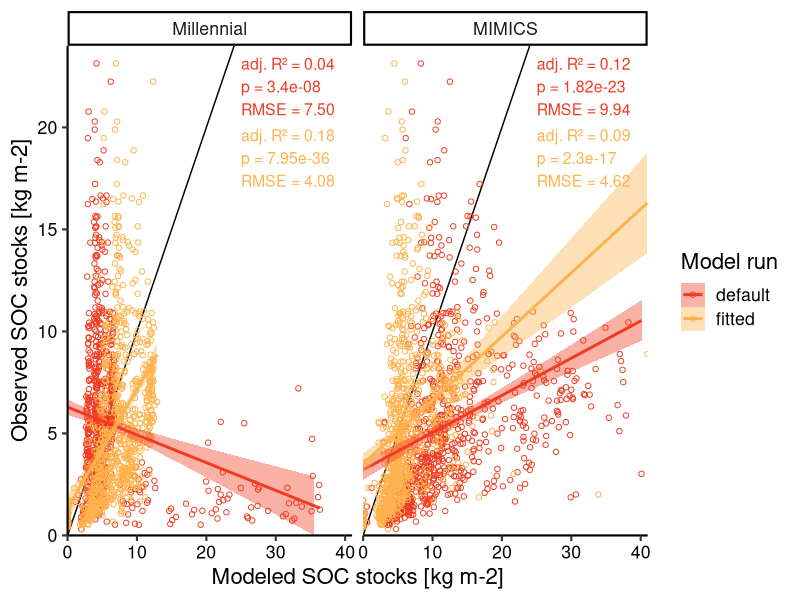
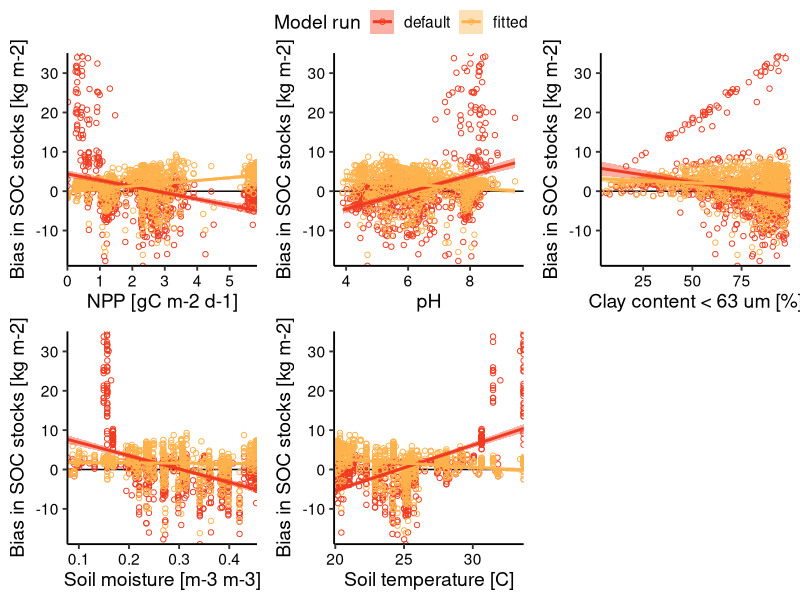
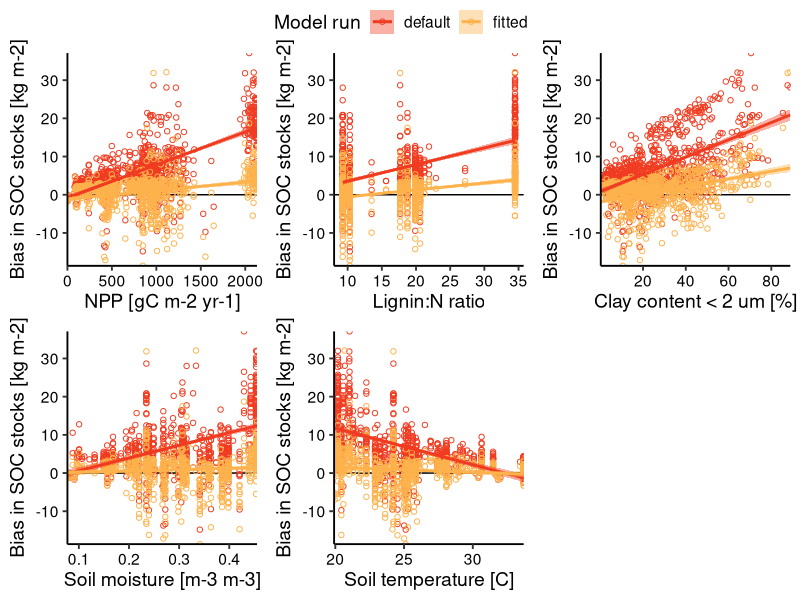
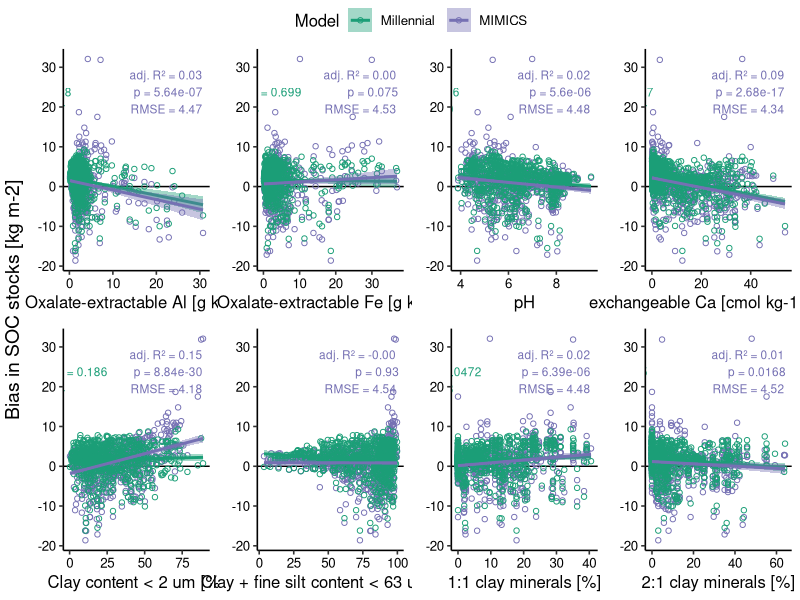
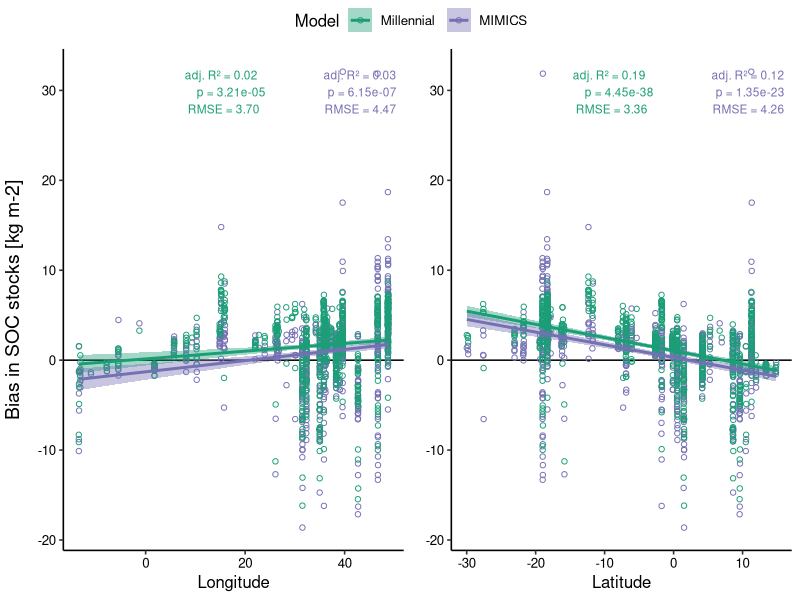
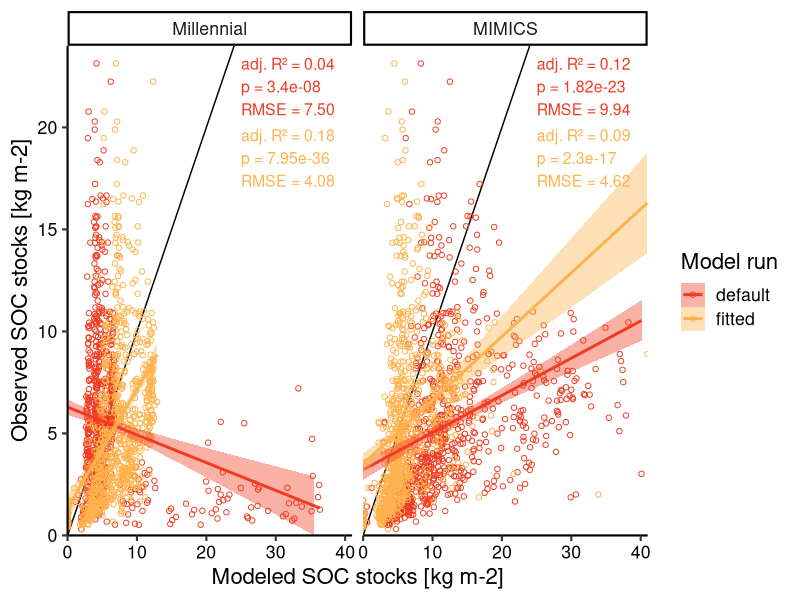
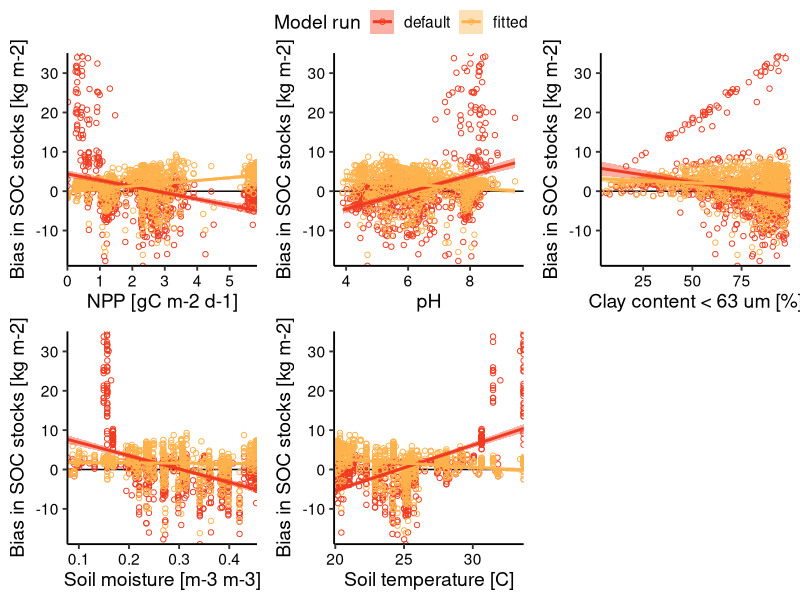
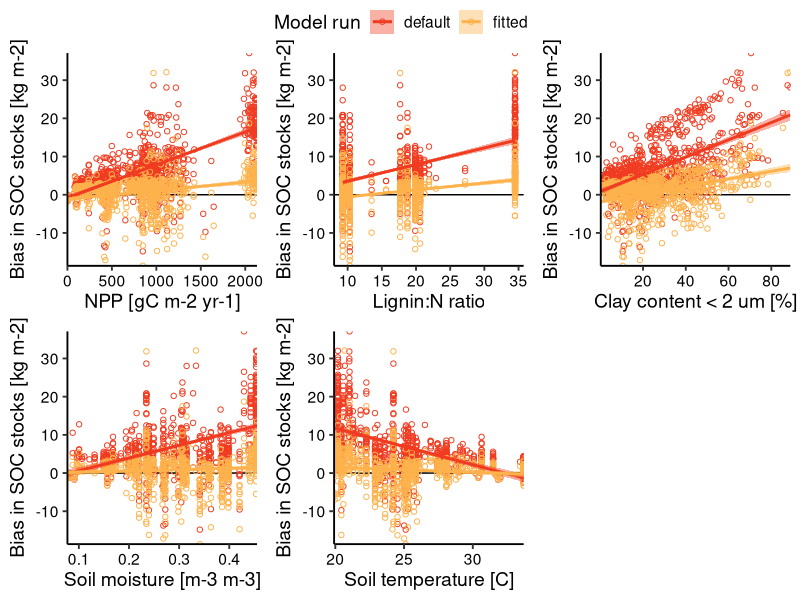

Here is the R script that generated these plots, in order:
## AfSIS process-based model analysis ##
## Sophie von Fromm ##
## 2025-10-08 ##

library(tidyverse)
library(ggpubr)

## Load default and fitted model runs
default_run <- read.csv("model_output/both_model_results_default_run_2025-10-10.csv") %>% 
  mutate(ModelRun = "default") 
fitted_run <- read.csv("model_output/both_model_results_fitted_run_2025-10-10.csv") %>% 
  mutate(ModelRun = "fitted")

## Load AfSIS data
afsis_data <- read.csv("forcing_data/afsis_ref_updated8.csv", as.is = T) %>% 
  filter(Depth == "Topsoil")

## merge both model datasets
both_runs <- default_run %>% 
  full_join(fitted_run)

both_runs_obs <-  both_runs %>% 
  filter(Type %in% c("MIMICS", "Millennial")) %>%
  rename(Soil_Organic_Carbon_kg_m2_mod = Soil_Organic_Carbon_kg_m2) %>%
  left_join(
    both_runs %>% 
      filter(Type == "Observed") %>% 
      select(Set, ModelRun, Soil_Organic_Carbon_kg_m2) %>% 
      rename(Soil_Organic_Carbon_kg_m2_obs = Soil_Organic_Carbon_kg_m2),
    by = c("Set", "ModelRun")
  ) %>%
  select(Set, Type, ModelRun, Soil_Organic_Carbon_kg_m2_mod, Soil_Organic_Carbon_kg_m2_obs)

median(both_runs_obs$Soil_Organic_Carbon_kg_m2_obs)

## Plot data and calculate model performance
# Function that returns a tibble with desired statistics for specific subset of data
extract_lm_stats <- function(df, type_filter, modelrun_filter) {
  data_sub <- df %>% filter(Type == type_filter, ModelRun == modelrun_filter)
  
  lm_fit <- lm(Soil_Organic_Carbon_kg_m2_obs ~ Soil_Organic_Carbon_kg_m2_mod, 
               data = data_sub)
  
  summary_lm <- summary(lm_fit)
  glance_lm <- broom::glance(lm_fit)
  
  # RMSE calculation
  rmse <- sqrt(mean((data_sub$Soil_Organic_Carbon_kg_m2_obs - data_sub$Soil_Organic_Carbon_kg_m2_mod)^2))
  
  # p-value of slope (coefficient on Soil_Organic_Carbon_kg_m2_obs)
  p_value <- coef(summary_lm)[2, "Pr(>|t|)"]
  
  tibble(
    Type = type_filter,
    ModelRun = modelrun_filter,
    adj_r_squared = summary_lm$adj.r.squared,
    p_value = p_value,
    rmse = rmse
  )
}

types <- unique(both_runs_obs$Type)
modelruns <- unique(both_runs_obs$ModelRun)

stats_table <- tidyr::crossing(Type = types, ModelRun = modelruns) %>%
  rowwise() %>%
  do(extract_lm_stats(both_runs_obs, .$Type, .$ModelRun)) %>%
  ungroup() %>% 
  mutate(
    label = sprintf(
      "adj. R² = %.2f\np = %.3g\nRMSE = %.2f",
      adj_r_squared, p_value, rmse
    )
  )

both_runs_obs %>% 
  ggplot(aes(y = Soil_Organic_Carbon_kg_m2_obs, x = Soil_Organic_Carbon_kg_m2_mod,
             color = ModelRun)) +
  geom_abline(slope = 1) +
  geom_point(shape = 21) +
  facet_wrap(~Type) +
  geom_smooth(method = "lm", aes(fill = ModelRun)) +
  theme_classic(base_size = 16) +
  theme(axis.text = element_text(color = "black")) +
  scale_y_continuous("Observed SOC stocks [kg m-2]", limits = c(0,24),
                     expand = c(0,0)) +
  scale_x_continuous("Modeled SOC stocks [kg m-2]", limits = c(0,41),
                     expand = c(0,0)) +
  scale_color_manual("Model run", values = c("#f03b20", "#feb24c")) +
  scale_fill_manual("Model run", values = c("#f03b20", "#feb24c")) +
  geom_text(
    data = stats_table %>% filter(ModelRun == "default"),
    aes(x = 25, y = 22, label = label), color = "#f03b20",
    inherit.aes = FALSE,
    size = 4,
    hjust = 0
  ) +
  geom_text(
    data = stats_table %>% filter(ModelRun == "fitted"),
    aes(x = 25, y = 18.5, label = label), color = "#feb24c",
    inherit.aes = FALSE,
    size = 4,
    hjust = 0
  )
ggsave(paste0("./model_output/ModelFits_MIMICS_Millennial_DefaultFitted_",
              Sys.Date(), ".jpeg"), height = 6, width = 9)  

## Bias plots
afsis_red <- afsis_data %>% 
  tibble::rowid_to_column("Set") %>% 
  filter(CORG <= 20) %>% 
  dplyr::select(Set, Longitude, Latitude, Region, Country, Site, Cluster, Plot,
                Clay_2um, Clay_63um, pH, Am_Ox_Al, Am_Ox_Fe, Caex, Clay_1_1,
                Clay_2_1, LIG_N, bd_extracted, npp_modis, sm, stemp)

model_afsis <- both_runs_obs %>% 
  left_join(afsis_red, by = "Set") %>% 
  mutate(SOC_bias_kg_m2 = Soil_Organic_Carbon_kg_m2_mod - Soil_Organic_Carbon_kg_m2_obs)

# function for bias plots with forcing parameters
bias_plot_fun_forc_prop <- function(xvar, model){
  model_afsis %>% 
    filter(Type == {{model}}) %>% 
    ggplot(aes(y = SOC_bias_kg_m2, x = {{xvar}}, color = ModelRun)) +
    geom_hline(yintercept = 0) +
    geom_point(shape = 21) +
    scale_y_continuous("Bias in SOC stocks [kg m-2]", expand = c(0,0)) +
    geom_smooth(aes(fill = ModelRun), method = "lm") +
    theme_classic(base_size = 14) +
    theme(axis.text = element_text(color = "black")) +
    scale_color_manual("Model run", values = c("#f03b20", "#feb24c")) +
    scale_fill_manual("Model run", values = c("#f03b20", "#feb24c"))
}

# Millennial 
f1_mil <- bias_plot_fun_forc_prop(model = "Millennial", xvar = npp_modis*1000/365) +
  scale_x_continuous("NPP [gC m-2 d-1]", expand = c(0,0))

f2_mil <- bias_plot_fun_forc_prop(model = "Millennial", xvar = pH) +
  scale_x_continuous("pH")

f3_mil <- bias_plot_fun_forc_prop(model = "Millennial", xvar = Clay_63um) +
  scale_x_continuous("Clay content < 63 um [%]", expand = c(0,0))

f4_mil <- bias_plot_fun_forc_prop(model = "Millennial", xvar = sm) +
  scale_x_continuous("Soil moisture [m-3 m-3]", expand = c(0,0))

f5_mil <- bias_plot_fun_forc_prop(model = "Millennial", xvar = stemp) +
  scale_x_continuous("Soil temperature [C]", expand = c(0,0))

ggarrange(f1_mil, f2_mil, f3_mil, f4_mil, f5_mil, common.legend = TRUE)

ggsave(paste0("./model_output/BiasPlots_Millennial_DefaultFitted_forc_",
              Sys.Date(), ".jpeg"), height = 6, width = 9) 

# MIMICS
f1_mic <- bias_plot_fun_forc_prop(model = "MIMICS", xvar = npp_modis*1000) +
  scale_x_continuous("NPP [gC m-2 yr-1]", expand = c(0,0))

f2_mic <- bias_plot_fun_forc_prop(model = "MIMICS", xvar = LIG_N) +
  scale_x_continuous("Lignin:N ratio")

f3_mic <- bias_plot_fun_forc_prop(model = "MIMICS", xvar = Clay_2um) +
  scale_x_continuous("Clay content < 2 um [%]", expand = c(0,0))

f4_mic <- bias_plot_fun_forc_prop(model = "MIMICS", xvar = sm) +
  scale_x_continuous("Soil moisture [m-3 m-3]", expand = c(0,0))

f5_mic <- bias_plot_fun_forc_prop(model = "MIMICS", xvar = stemp) +
  scale_x_continuous("Soil temperature [C]", expand = c(0,0))

ggarrange(f1_mic, f2_mic, f3_mic, f4_mic, f5_mic, common.legend = TRUE)

ggsave(paste0("./model_output/BiasPlots_MIMICS_DefaultFitted_forc_",
              Sys.Date(), ".jpeg"), height = 6, width = 9) 

# Check if always the same samples are driving the bias for MIMICS
model_afsis %>% 
  filter(ModelRun== "default") %>% 
  filter(npp_modis*1000 > 2000)

## function for bias plots with soil parameters
# Function to extract linear model statistics
extract_bias_lm_stats <- function(df, xvar_name, type_filter) {
  data_sub <- df %>% 
    filter(Type == type_filter, ModelRun == "fitted")
  
  # Create formula dynamically
  formula <- as.formula(paste("SOC_bias_kg_m2 ~", xvar_name))
  lm_fit <- lm(formula, data = data_sub)
  
  summary_lm <- summary(lm_fit)
  
  # RMSE calculation
  rmse <- sqrt(mean(lm_fit$residuals^2))
  
  # p-value of slope (coefficient on x variable)
  p_value <- coef(summary_lm)[2, "Pr(>|t|)"]
  
  tibble(
    Type = type_filter,
    adj_r_squared = summary_lm$adj.r.squared,
    p_value = p_value,
    rmse = rmse
  )
}

# Plotting function
bias_plot_fun_forc_prop <- function(xvar, xvar_name){  
  
  # Get types
  types <- model_afsis %>% 
    filter(ModelRun == "fitted") %>% 
    pull(Type) %>% 
    unique()
  
  # Calculate stats for both types
  stats_table <- tibble(Type = types) %>%
    rowwise() %>%
    do(extract_bias_lm_stats(model_afsis, xvar_name, .$Type)) %>%
    ungroup() %>%
    mutate(
      label = sprintf(
        "adj. R² = %.2f\np = %.3g\nRMSE = %.2f",
        adj_r_squared, p_value, rmse
      )
    )
  
  # Create the plot
  model_afsis %>%  
    filter(ModelRun == "fitted") %>%  
    ggplot(aes(y = SOC_bias_kg_m2, x = {{xvar}}, color = Type)) +  
    geom_hline(yintercept = 0) +  
    geom_point(shape = 21) +  
    geom_smooth(aes(fill = Type), method = "lm") +  
    theme_classic(base_size = 12) +  
    theme(axis.text = element_text(color = "black"),  
          axis.title.y = element_blank()) +  
    scale_color_manual("Model", values = c("#1b9e77", "#7570b3")) +  
    scale_fill_manual("Model", values = c("#1b9e77", "#7570b3")) +
    geom_text(
      data = stats_table %>% filter(Type == "Millennial"),
      aes(x = Inf, y = Inf, label = label), 
      color = "#1b9e77",
      inherit.aes = FALSE,
      size = 3,
      hjust = 3,
      vjust = 1.5
    ) +
    geom_text(
      data = stats_table %>% filter(Type == "MIMICS"),
      aes(x = Inf, y = Inf, label = label), 
      color = "#7570b3",
      inherit.aes = FALSE,
      size = 3,
      hjust = 1.1,
      vjust = 1.5
    )
}

# Create plots with the updated function
s1 <- bias_plot_fun_forc_prop(Am_Ox_Al/1000, "Am_Ox_Al") +  
  scale_x_continuous("Oxalate-extractable Al [g kg-1]")  
s2 <- bias_plot_fun_forc_prop(Am_Ox_Fe/1000, "Am_Ox_Fe") +  
  scale_x_continuous("Oxalate-extractable Fe [g kg-1]")  
s3 <- bias_plot_fun_forc_prop(pH, "pH") +  
  scale_x_continuous("pH")  
s4 <- bias_plot_fun_forc_prop(Caex, "Caex") +  
  scale_x_continuous("exchangeable Ca [cmol kg-1 soil-1]")  
s5 <- bias_plot_fun_forc_prop(Clay_2um, "Clay_2um") +  
  scale_x_continuous("Clay content < 2 um [%]")  
s6 <- bias_plot_fun_forc_prop(Clay_63um, "Clay_63um") +  
  scale_x_continuous("Clay + fine silt content < 63 um [%]")  
s7 <- bias_plot_fun_forc_prop(Clay_1_1, "Clay_1_1") +  
  scale_x_continuous("1:1 clay minerals [%]")  
s8 <- bias_plot_fun_forc_prop(Clay_2_1, "Clay_2_1") +  
  scale_x_continuous("2:1 clay minerals [%]")  

# Combine plots
annotate_figure(  
  ggarrange(s1, s2, s3, s4, s5, s6, s7, s8, common.legend = TRUE,  
            ncol = 4, nrow = 2),  
  left = text_grob("Bias in SOC stocks [kg m-2]", rot = 90, size = 14))


ggsave(paste0("./model_output/BiasPlots_MIMICS_Millennial_Fitted_soil_",
              Sys.Date(), ".jpeg"), height = 6, width = 12) 

# Spatial plotting
s9 <- bias_plot_fun_forc_prop(Longitude, "Longitude")
s10 <- bias_plot_fun_forc_prop(Latitude, "Latitude")

annotate_figure(  
  ggarrange(s9, s10, common.legend = TRUE),  
  left = text_grob("Bias in SOC stocks [kg m-2]", rot = 90, size = 14))
ggsave(paste0("./model_output/BiasPlots_MIMICS_Millennial_Fitted_long_lat_",
              Sys.Date(), ".jpeg"), height = 6, width = 8) 
